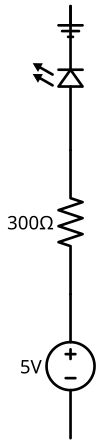

This figure's Python source:
from pathlib import Path
import schemdraw
import schemdraw.elements as elm

outfile = Path(__file__).with_suffix(".svg")

d = schemdraw.Drawing()

d += elm.SourceV().label("5V")
d += elm.Resistor().label("300Ω")
d += elm.LED()
d += elm.Ground()

d.save(str(outfile))
